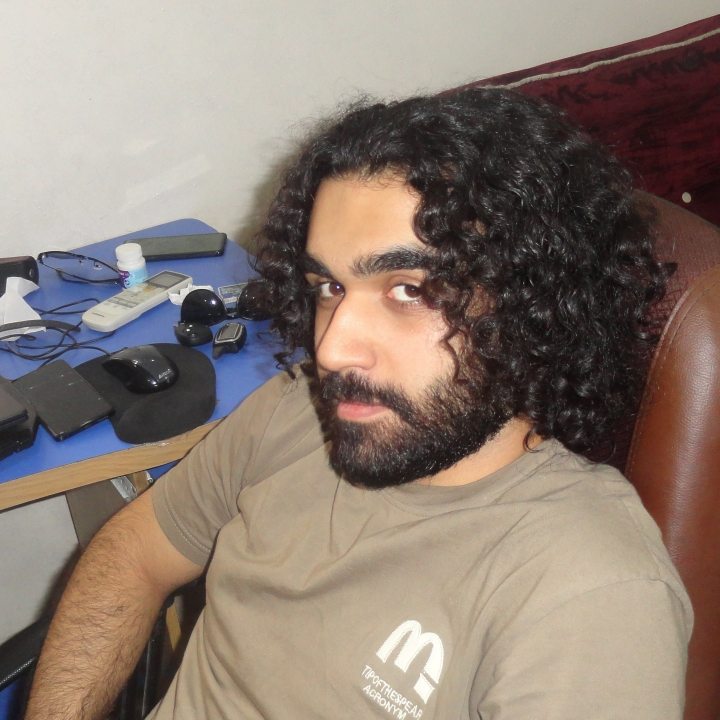
#> input picture HQ.jpg, 2160 x 2160 px, found by its file name (shown at 1/3 size)
$ python test_matting.py
#> lines starting #> are read from the running program, lines starting #| are printed output that depends on the picture; after the words box and inside, x2 and y2 are one past the last pixel; in counts of white or black regions, pixels touching at a corner belong together
import numpy as np
from PIL import Image, ImageDraw
import pymatting

# 1. Definite Foreground Polygon (inside the face, beard, chest, and central hair mass)
raw_fg_pts = [
    (50, 1530),
    (50, 1200),
    (200, 1050),
    (240, 950),
    (260, 880), # beard
    (240, 800),
    (240, 720),
    (230, 600),
    (230, 500),
    (270, 420),
    (330, 360),
    (400, 310),
    (500, 290),
    (600, 300),
    (700, 295),
    (800, 300),
    (880, 320),
    (950, 360),
    (1000, 420),
    (1040, 500),
    (1060, 600),
    (1060, 700),
    (1040, 800),
    (1000, 900),
    (960, 1000),
    (900, 1100),
    (840, 1180),
    (820, 1260),
    (840, 1340),
    (870, 1400),
    (910, 1460),
    (950, 1530),
]

# 2. Outer Boundary Polygon (enveloping all curly hair curls and edges)
raw_outer_pts = [
    (0, 1530),
    (0, 1100),
    (60, 1040),
    (120, 970),
    (170, 900),
    (160, 820),
    (130, 730),
    (80, 650),
    (60, 560),
    (70, 470),
    (110, 390),
    (170, 320),
    (250, 250),
    (340, 200),
    (430, 170),
    (530, 160),
    (630, 155),
    (730, 150),
    (820, 160),
    (910, 190),
    (990, 235),
    (1060, 295),
    (1120, 370),
    (1170, 450),
    (1210, 530),
    (1230, 620),
    (1225, 715),
    (1195, 815),
    (1155, 905),
    (1105, 995),
    (1035, 1085),
    (955, 1165),
    (895, 1220),
    (875, 1265),
    (890, 1315),
    (920, 1370),
    (965, 1430),
    (1015, 1490),
    (1055, 1530),
]

# Load HQ.jpg and crop
orig_img = Image.open("HQ.jpg")
#> orig_img is the input picture: PIL image 2160x2160 RGB; mean R, G, B 139, 124, 113.8
cropped = orig_img.crop((740, 70, 2120, 1600))
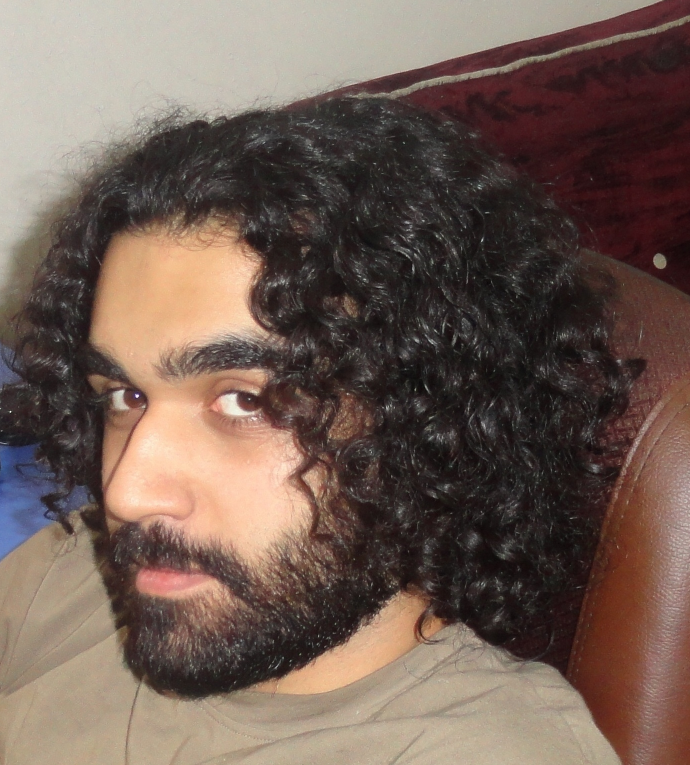
#> cropped: PIL image 1380x1530 RGB (shown at 1/2 size); mean R, G, B 113, 94, 84.4
orig_w, orig_h = cropped.size
#> orig_w = 1380; orig_h = 1530

# Scale to 552x612 for fast, high-quality matting
w, h = 552, 612
img_pil = cropped.resize((w, h), Image.Resampling.LANCZOS)
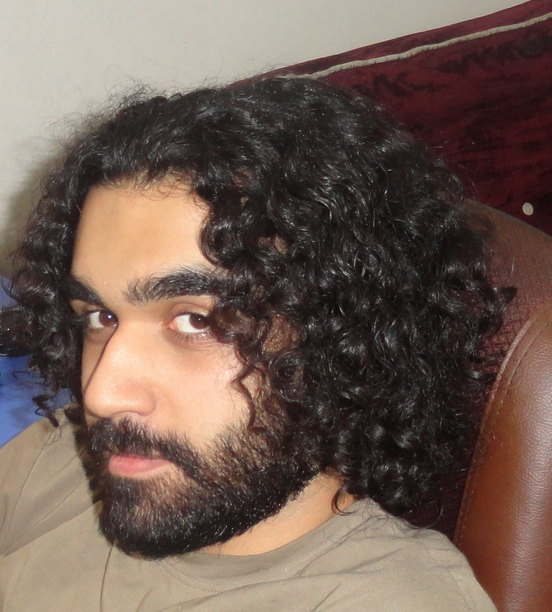
#> img_pil: PIL image 552x612 RGB; mean R, G, B 113, 94, 84.4
scale_x = w / float(orig_w)
#> scale_x = 0.4
scale_y = h / float(orig_h)
#> scale_y = 0.4

fg_pts = [(int(x * scale_x), int(y * scale_y)) for (x, y) in raw_fg_pts]
outer_pts = [(int(x * scale_x), int(y * scale_y)) for (x, y) in raw_outer_pts]

image_rgb = np.array(img_pil).astype(np.float64) / 255.0

# Build Trimap:
trimap = np.zeros((h, w), dtype=np.float64)

# Draw unknown region (0.5) inside outer_pts
outer_mask = Image.new("L", (w, h), 0)
#> outer_mask: PIL image 552x612 L; every value is 0
draw_outer = ImageDraw.Draw(outer_mask)
draw_outer.polygon(outer_pts, fill=128)
outer_arr = np.array(outer_mask).astype(np.float64) / 255.0
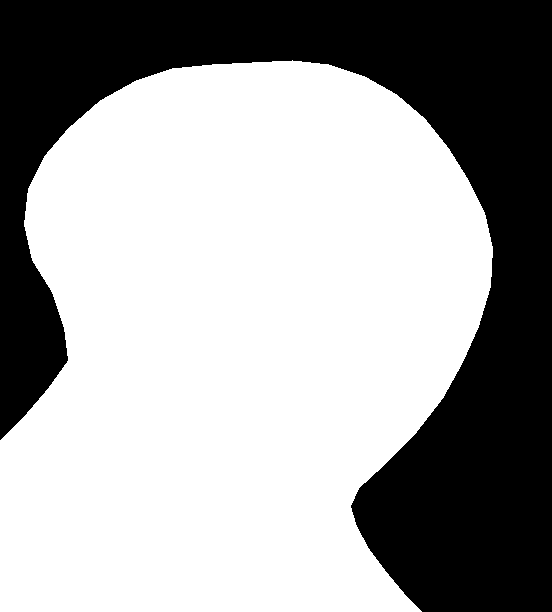
#> outer_arr: shape (612, 552) float64; values 0 (black) and 0.502 (white), 63.8% white; 1 black region, box (x1, y1, x2, y2) and area: (0, 0, 552, 612) 122305
trimap[outer_arr > 0.2] = 0.5

# Draw foreground region (1.0) inside fg_pts
fg_mask = Image.new("L", (w, h), 0)
draw_fg = ImageDraw.Draw(fg_mask)
draw_fg.polygon(fg_pts, fill=255)
fg_arr = np.array(fg_mask).astype(np.float64) / 255.0
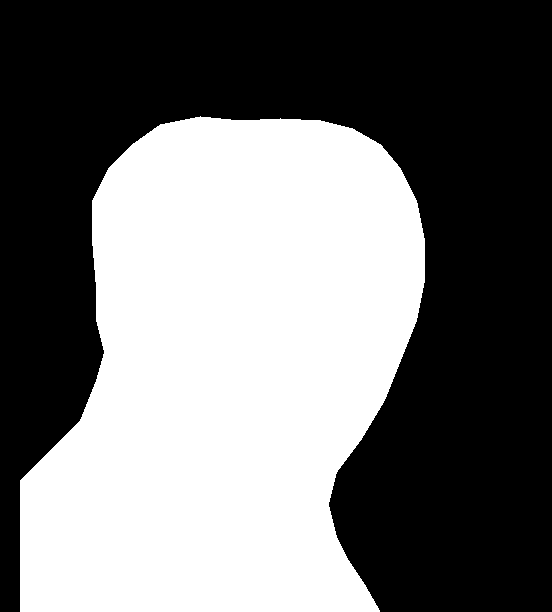
#> fg_arr: shape (612, 552) float64; values 0 (black) and 1 (white), 45.1% white; 1 white region, box (x1, y1, x2, y2) and area: (20, 116, 425, 612) 152322
trimap[fg_arr > 0.8] = 1.0

print("Estimating alpha matte with PyMatting (LKM)...")
#> (the run stopped early here; a loop or call above may not have finished)

$ run again, with ASCII ART/better-face_cutout.png saved as HQ.jpg
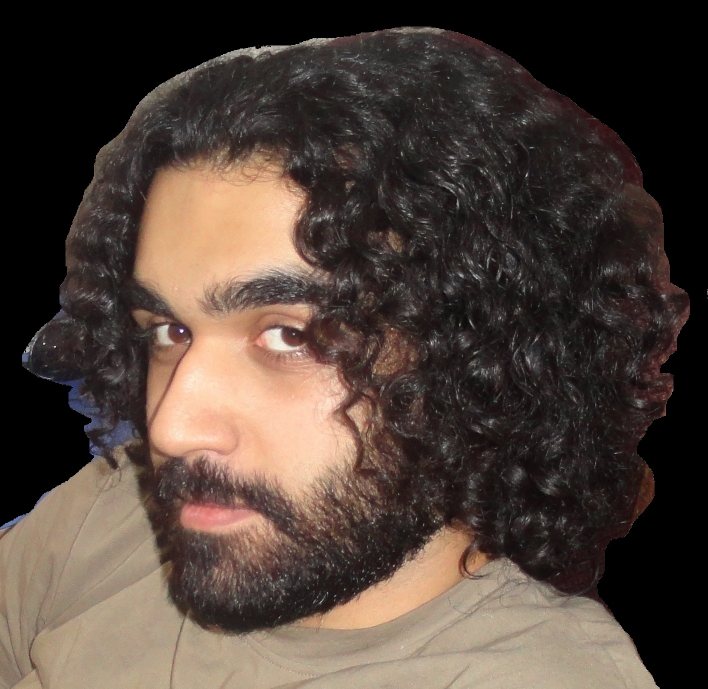
#> input picture ASCII ART/better-face_cutout.png, 1416 x 1377 px, found by its file name (shown at 1/2 size)
#> orig_img is the input picture: PIL image 1416x1377 RGB; mean R, G, B 79.2, 65.5, 57.4
#> `cropped = orig_img.crop((740, 70, 2120, 1600))`:
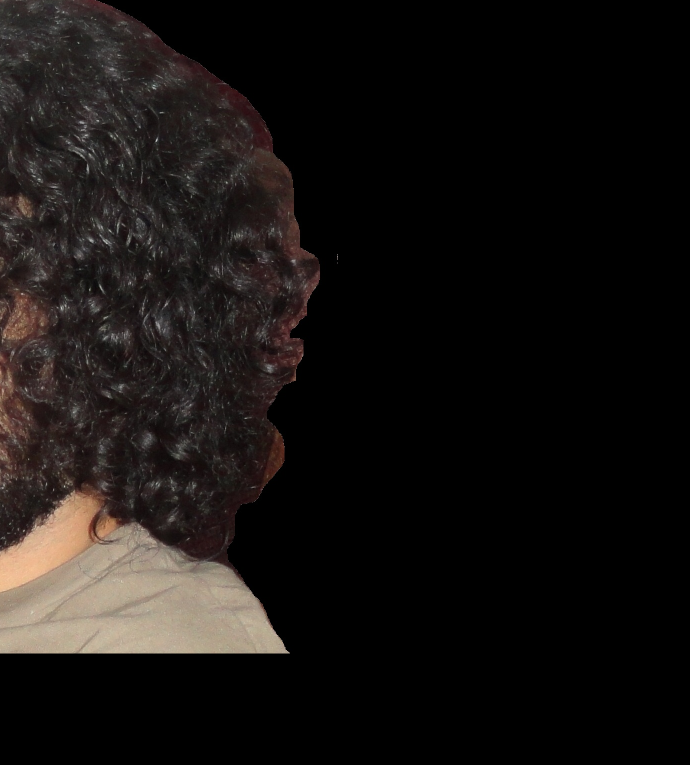
#> cropped: PIL image 1380x1530 RGB (shown at 1/2 size); mean R, G, B 22.7, 19.2, 17.4
#> `img_pil = cropped.resize((w, h), Image.Resampling.LANCZOS)`:
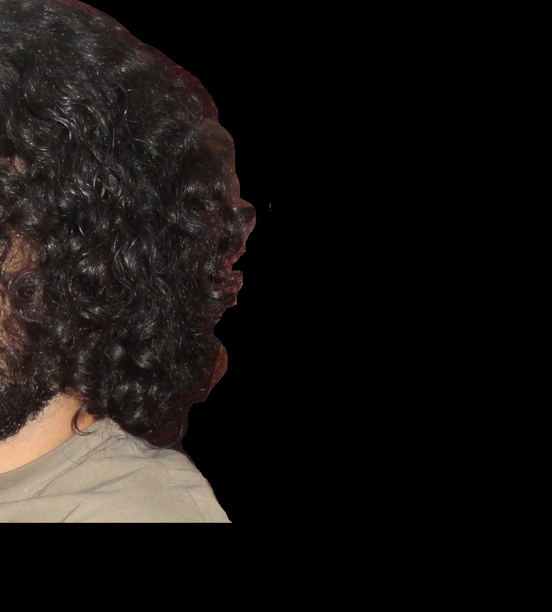
#> img_pil: PIL image 552x612 RGB; mean R, G, B 22.7, 19.2, 17.4
#> outer_mask: PIL image 552x612 L; every value is 0
#> outer_arr: shape (612, 552) float64; values 0 (black) and 0.502 (white), 63.8% white; 1 black region, box (x1, y1, x2, y2) and area: (0, 0, 552, 612) 122305
#> fg_arr: shape (612, 552) float64; values 0 (black) and 1 (white), 45.1% white; 1 white region, box (x1, y1, x2, y2) and area: (20, 116, 425, 612) 152322
